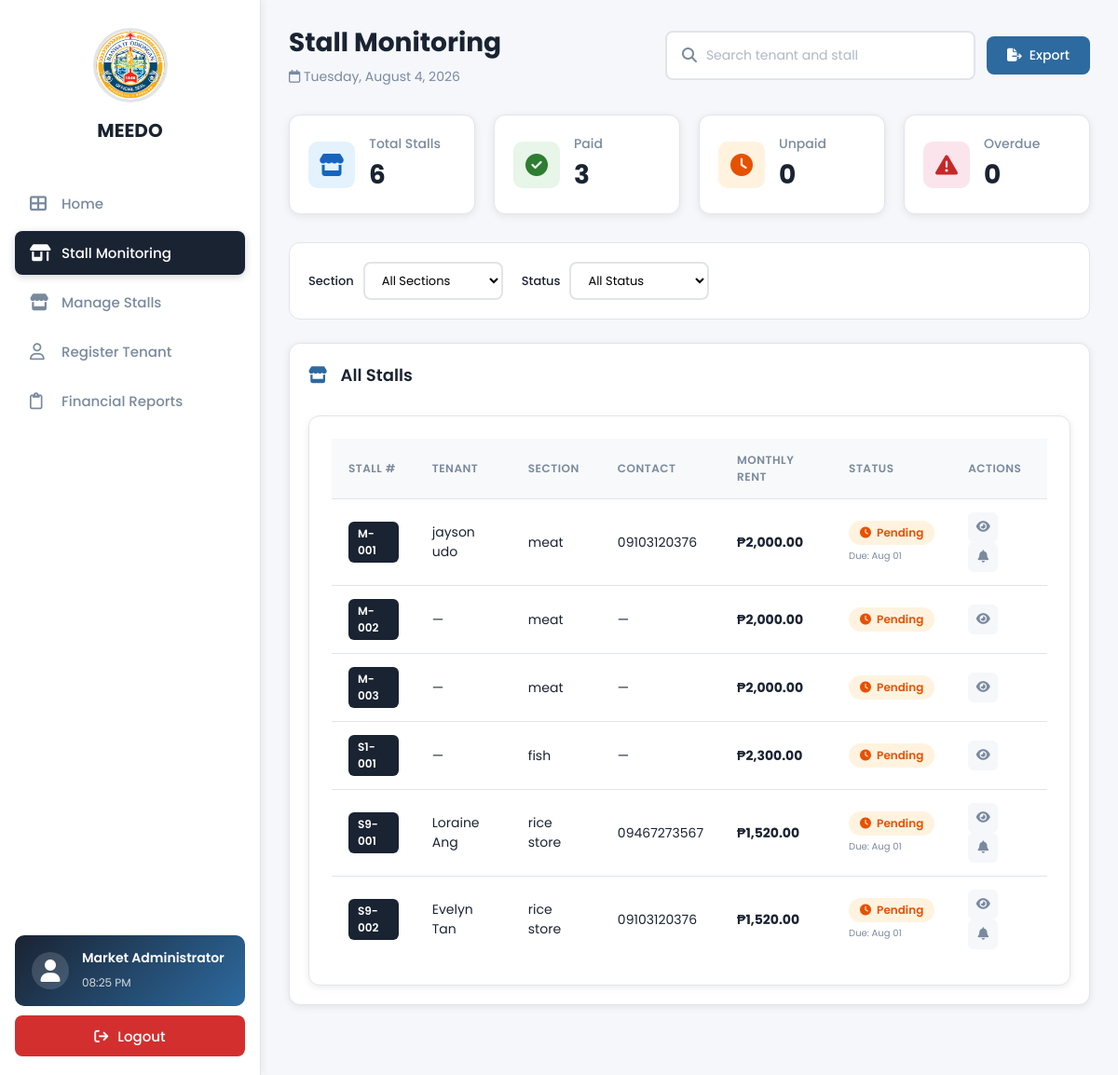
Page /stall-monitoring.php (signed in) on the committed database.
### tables this page shows
CREATE TABLE `stalls` (
  `id` int(11) NOT NULL,
  `stall_number` varchar(20) NOT NULL,
  `section_id` int(11) DEFAULT NULL,
  `tenant_name` varchar(100) DEFAULT NULL,
  `status` enum('Occupied','Vacant') DEFAULT 'Vacant',
  `monthly_rent` decimal(10,2) DEFAULT 0.00,
  `created_at` timestamp NOT NULL DEFAULT current_timestamp()
);

CREATE TABLE `tenants` (
  `id` int(11) NOT NULL,
  `full_name` varchar(100) NOT NULL,
  `date_of_birth` date DEFAULT NULL,
  `contact_number` varchar(20) NOT NULL,
  `street` varchar(100) DEFAULT NULL,
  `barangay` varchar(50) DEFAULT NULL,
  `city` varchar(50) DEFAULT NULL,
  `stall_id` int(11) DEFAULT NULL,
  `business_name` varchar(100) NOT NULL,
  `status` enum('active','inactive','pending') DEFAULT 'active',
  `created_at` timestamp NOT NULL DEFAULT current_timestamp(),
  `updated_at` timestamp NOT NULL DEFAULT current_timestamp() ON UPDATE current_timestamp()
);

CREATE TABLE `sections` (
  `id` int(11) NOT NULL,
  `section_name` varchar(100) NOT NULL,
  `icon_class` varchar(50) DEFAULT 'Store',
  `display_order` int(11) DEFAULT 0,
  `created_at` timestamp NOT NULL DEFAULT current_timestamp()
);

### stall-monitoring.php (the view, shortened to what this page needs)
<?php
include 'includes/database.php';
$create_payments = "CREATE TABLE IF NOT EXISTS payments (
    id INT PRIMARY KEY AUTO_INCREMENT,
    stall_id INT,
    tenant_name VARCHAR(100),
    amount DECIMAL(10,2) NOT NULL,
    payment_date DATE,
    due_date DATE NOT NULL,
    receipt_number VARCHAR(50),
    month_covered DATE,
    status ENUM('Paid', 'Pending', 'Overdue') DEFAULT 'Pending',
    penalty DECIMAL(10,2) DEFAULT 0,
    notes TEXT,
    created_at TIMESTAMP DEFAULT CURRENT_TIMESTAMP,
    FOREIGN KEY (stall_id) REFERENCES stalls(id) ON DELETE CASCADE,
    INDEX idx_status (status),
    INDEX idx_payment_date (payment_date)
) ENGINE=InnoDB DEFAULT CHARSET=utf8mb4 COLLATE=utf8mb4_unicode_ci";
mysqli_query($conn, $create_payments);
mysqli_query($conn, "ALTER TABLE payments MODIFY payment_date DATE NULL");
$totalStalls = 0;
$paidCount = 0;
$unpaidCount = 0;
$overdueCount = 0;
try {
    $result = mysqli_query($conn, "SELECT COUNT(*) as count FROM stalls");
    if ($result) {
        $row = mysqli_fetch_assoc($result);
        $totalStalls = $row['count'] ?? 0;
    }
} catch (Exception $e) {
    $totalStalls = 0;
}
try {
    $result = mysqli_query($conn, "SELECT COUNT(*) as count FROM payments WHERE status = 'Paid'");
    if ($result) {
        $row = mysqli_fetch_assoc($result);
        $paidCount = $row['count'] ?? 0;
    }
} catch (Exception $e) {
    $paidCount = 0;
}
try {
    $result = mysqli_query($conn, "SELECT COUNT(*) as count FROM payments WHERE status = 'Pending'");
    if ($result) {
        $row = mysqli_fetch_assoc($result);
        $unpaidCount = $row['count'] ?? 0;
    }
} catch (Exception $e) {
    $unpaidCount = 0;
}
try {
    $result = mysqli_query($conn, "SELECT COUNT(*) as count FROM payments WHERE status = 'Overdue'");
    if ($result) {
        $row = mysqli_fetch_assoc($result);
        $overdueCount = $row['count'] ?? 0;
    }
} catch (Exception $e) {
    $overdueCount = 0;
}
$stalls = [];
try {
    $query = "SELECT
                s.*,
                sec.section_name,
                t.full_name as tenant_name,
                t.contact_number,
                t.business_name,
                p.id as payment_id,
                p.status as payment_status,
                p.amount as payment_amount,
                p.due_date,
                p.penalty,
                p.payment_date
              FROM stalls s
              LEFT JOIN sections sec ON s.section_id = sec.id
              LEFT JOIN tenants t ON s.id = t.stall_id AND t.status = 'active'
              LEFT JOIN payments p ON s.id = p.stall_id
                  AND MONTH(p.month_covered) = MONTH(CURDATE())
                  AND YEAR(p.month_covered) = YEAR(CURDATE())
              ORDER BY s.stall_number ASC";
    $result = mysqli_query($conn, $query);
    if ($result && mysqli_num_rows($result) > 0) {
        while ($row = mysqli_fetch_assoc($result)) {
            $stalls[] = $row;
        }
    }
} catch (Exception $e) {
    $stalls = [];
}
?>
<!DOCTYPE html>
<html lang="en">
<head>
    <link rel="stylesheet" href="css/homepage.css">
    <link rel="stylesheet" href="css/stall-monitoring.css">
    <link rel="stylesheet" href="https://cdnjs.cloudflare.com/ajax/libs/font-awesome/6.5.2/css/all.min.css">
</head>
<body>
    <?php include 'includes/sidebar.php'; ?>
    <div class="main-content">
        <div class="content-wrapper">
            <div class="header">
                <div>
                    <h1>Stall Monitoring</h1>
                    <p>
                        <i class="fa-regular fa-calendar"></i>
                        <?php
                        echo date("l, F j, Y");
                        ?>
                    </p>
                </div>
                <div class="header-actions">
                    <div class="search-box">
                        <i class="fa-solid fa-magnifying-glass"></i>
                        <input type="text" placeholder="Search tenant and stall" id="searchStall">
                    </div>
                    <button class="btn-export" onclick="exportTable()">
                        <i class="fa-solid fa-file-export"></i> Export
                    </button>
                </div>
            </div>
            <div class="stats-cards">
                <div class="stat-card total">
                    <div class="stat-icon">
                        <i class="fa-solid fa-store"></i>
                    </div>
                    <div class="stat-info">
                        <h3>Total Stalls</h3>
                        <p><?php echo $totalStalls; ?></p>
                    </div>
                </div>
                <div class="stat-card paid">
                    <div class="stat-icon">
                        <i class="fa-solid fa-check-circle"></i>
                    </div>
                    <div class="stat-info">
                        <h3>Paid</h3>
                        <p><?php echo $paidCount; ?></p>
                    </div>
                </div>
                <div class="stat-card unpaid">
                    <div class="stat-icon">
                        <i class="fa-solid fa-clock"></i>
                    </div>
                    <div class="stat-info">
                        <h3>Unpaid</h3>
                        <p><?php echo $unpaidCount; ?></p>
                    </div>
                </div>
                <div class="stat-card overdue">
                    <div class="stat-icon">
                        <i class="fa-solid fa-exclamation-triangle"></i>
                    </div>
                    <div class="stat-info">
                        <h3>Overdue</h3>
                        <p><?php echo $overdueCount; ?></p>
                    </div>
                </div>
            </div>
            <div class="filters-container">
                <div class="filter-group">
                    <label>Section</label>
                    <select id="sectionFilter">
                        <option value="all">All Sections</option>
                    </select>
                </div>
                <div class="filter-group">
                    <label>Status</label>
                    <select id="statusFilter">
                        <option value="all">All Status</option>
                    </select>
                </div>
            </div>
            <div class="table-container">
                <div class="table-header">
                    <h3><i class="fa-solid fa-store"></i> All Stalls</h3>
                </div>
                <div class="table-wrapper">
                    <table id="stallsTable">
                        <thead>
                            <tr>
                                <th>Stall #</th>
                                <th>Tenant</th>
                                <th>Section</th>
                                <th>Contact</th>
                                <th>Monthly Rent</th>
                                <th>Status</th>
                                <th>Actions</th>
                            </tr>
                        </thead>
                        <tbody>
                            <?php if (empty($stalls)): ?>
                                <tr>
                                    <td colspan="7" class="no-data">No stalls found.</td>
                                </tr>
                            <?php else: ?>
                                <?php foreach ($stalls as $stall):
                                    $hasTenant = !empty($stall['tenant_name']);
                                    $paymentStatus = $stall['payment_status'] ?? 'Pending';
                                    $paymentClass = 'pending';
                                    $paymentIcon = 'fa-clock';
                                ?>
                                    <tr data-section="<?php echo htmlspecialchars($stall['section_name'] ?? ''); ?>"
                                        data-status="<?php echo htmlspecialchars($stall['status'] ?? ''); ?>">
                                        <td><span class="stall-badge"><?php echo htmlspecialchars($stall['stall_number']); ?></span></td>
                                        <td><?php echo htmlspecialchars($stall['tenant_name'] ?? '—'); ?></td>
                                        <td><?php echo htmlspecialchars($stall['section_name'] ?? '—'); ?></td>
                                        <td><?php echo htmlspecialchars($stall['contact_number'] ?? '—'); ?></td>
                                        <td><strong>₱<?php echo number_format($stall['monthly_rent'] ?? 0, 2); ?></strong></td>
                                        <td>
                                            <span class="payment-badge <?php echo $paymentClass; ?>">
                                                <i class="fa-solid <?php echo $paymentIcon; ?>"></i>
                                                <?php echo $paymentStatus; ?>
                                            </span>
                                            <?php if ($stall['status'] == 'Occupied'): ?>
                                                <br><small style="font-size: 10px; color: #7a8a9e;">
                                                    Due: <?php echo date('M d', strtotime($stall['due_date'] ?? date('Y-m-01'))); ?>
                                                </small>
                                            <?php endif; ?>
                                        </td>
                                        <td>
                                            <button class="btn-action" onclick="viewStall('<?php echo $stall['stall_number']; ?>')" title="View">
                                                <i class="fa-solid fa-eye"></i>
                                            </button>
                                            <?php if ($hasTenant && $paymentStatus != 'Paid'): ?>
                                                <button class="btn-action reminder" onclick="sendReminder(<?php echo $stall['id']; ?>)" title="Send Reminder">
                                                    <i class="fa-solid fa-bell"></i>
                                                </button>
                                            <?php endif; ?>
                                        </td>
                                    </tr>
                                <?php endforeach; ?>
                            <?php endif; ?>
                        </tbody>
                    </table>
                </div>
            </div>
        </div>
    </div>
</body>
</html>

### rows in the picture
stalls: stall_number "M-001", tenants.full_name "jayson udo", section.section_name "meat", tenants.contact_number "09103120376", monthly_rent "2,000.00", paymentStatus "Pending"
stalls: stall_number "M-002", tenant_name "—", section.section_name "meat", contact_number "—", monthly_rent "2,000.00", paymentStatus "Pending"
stalls: stall_number "M-003", tenant_name "—", section.section_name "meat", contact_number "—", monthly_rent "2,000.00", paymentStatus "Pending"
stalls: stall_number "S1-001", tenant_name "—", section.section_name "fish", contact_number "—", monthly_rent "2,300.00", paymentStatus "Pending"
stalls: stall_number "S9-001", tenants.full_name "Loraine Ang", section.section_name "rice store", tenants.contact_number "09467273567", monthly_rent "1,520.00", paymentStatus "Pending"
stalls: stall_number "S9-002", tenants.full_name "Evelyn Tan", section.section_name "rice store", tenants.contact_number "09103120376", monthly_rent "1,520.00", paymentStatus "Pending"

### other values in the picture
$totalStalls "6"
$paidCount "3"
$unpaidCount "0"
$overdueCount "0"
